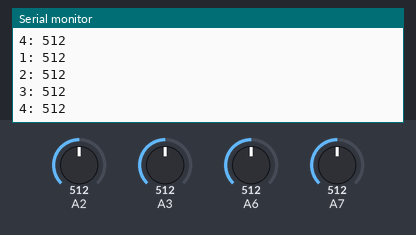
A sketch run on a simulated Arduino Uno, built with avr-gcc and run on an emulated ATmega328P. Parts: the last lines printed to the serial monitor. The test bench sets the inputs (shaded band); at power-on: A2 = 512, A3 = 512, A6 = 512, A7 = 512.

Above: at 1.2 s.
1.3 s: A2 set to 716
At 2.2 s:
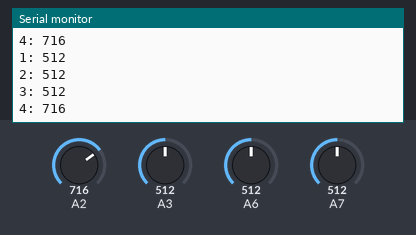
2.8 s: A3 set to 716
At 3.4 s:
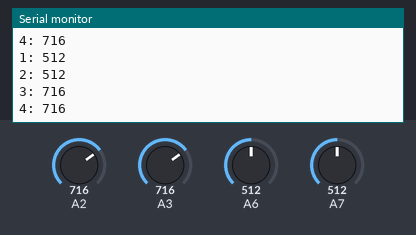
4.3 s: A6 set to 716
At 5.4 s:
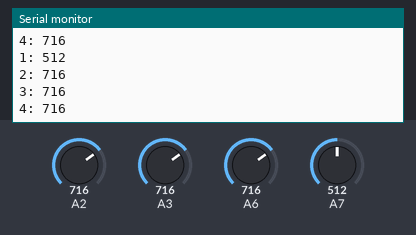
5.8 s: A7 set to 716
Timing chart, 0 to 7.1 s (numbered marks = the images above; inputs shaded):
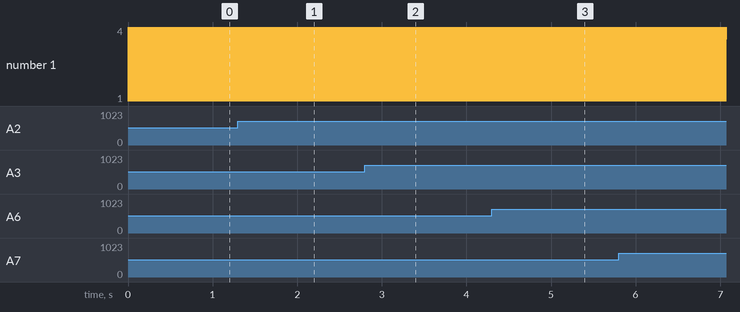

The sketch:

A4_CVIn_to_Serial.ino
```cpp
//Read the 4 CV Inputs of the converer device using analogRead, then
//print the values to the Serial Monitor

void setup() {

  Serial.begin(115200); //open serial port to receive values from knobs

}

void loop() {

  //Read each CV Input and write its value to the Serial Monitor
  int  CV1 = analogRead(7); //read knob 1 and store the reading in a value called "CurrentKnob1"
  Serial.print("1: ");                //print the number 1, a colon, and a space
  Serial.println(CV1);       //print the current value of knob 1

  int  CV2 = analogRead(6);
  Serial.print("2: ");
  Serial.println(CV2);

  int  CV3 = analogRead(3);
  Serial.print("3: ");
  Serial.println(CV3);

  int  CV4 = analogRead(2);
  Serial.print("4: ");
  Serial.println(CV4);

  delay(10); //wait for 100 milliseconds (.1s) so that we don't make too many readings and clog up the serial data line
}
```

Measured:
- after the input at 1.3 s, the serial monitor: prints a new line at once (image 1)
- after the input at 2.8 s, the serial monitor: prints a new line at once (image 2)
- after the input at 4.3 s, the serial monitor: prints a new line at once (image 3)
